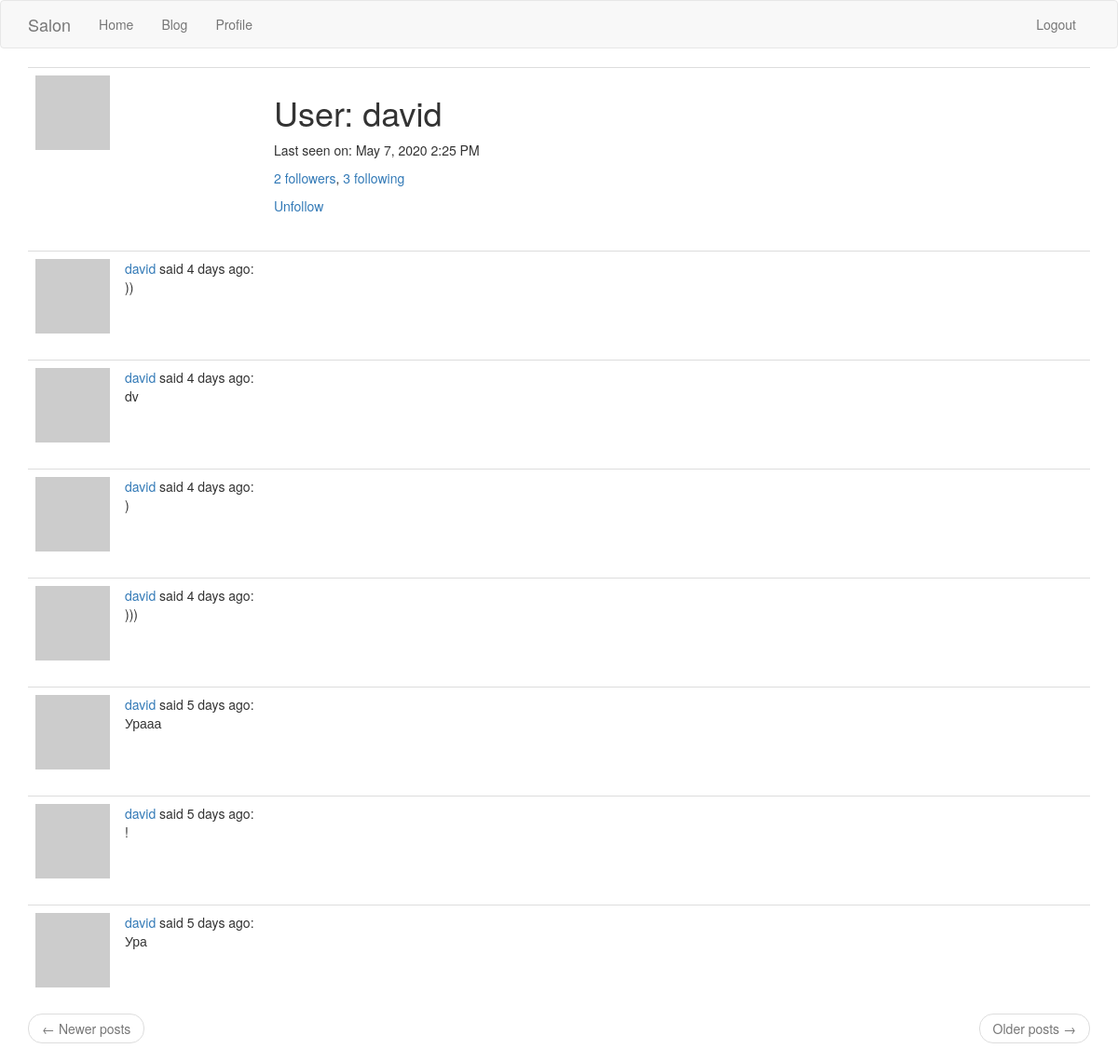
Before: /user/david (signed in) with the older database file.
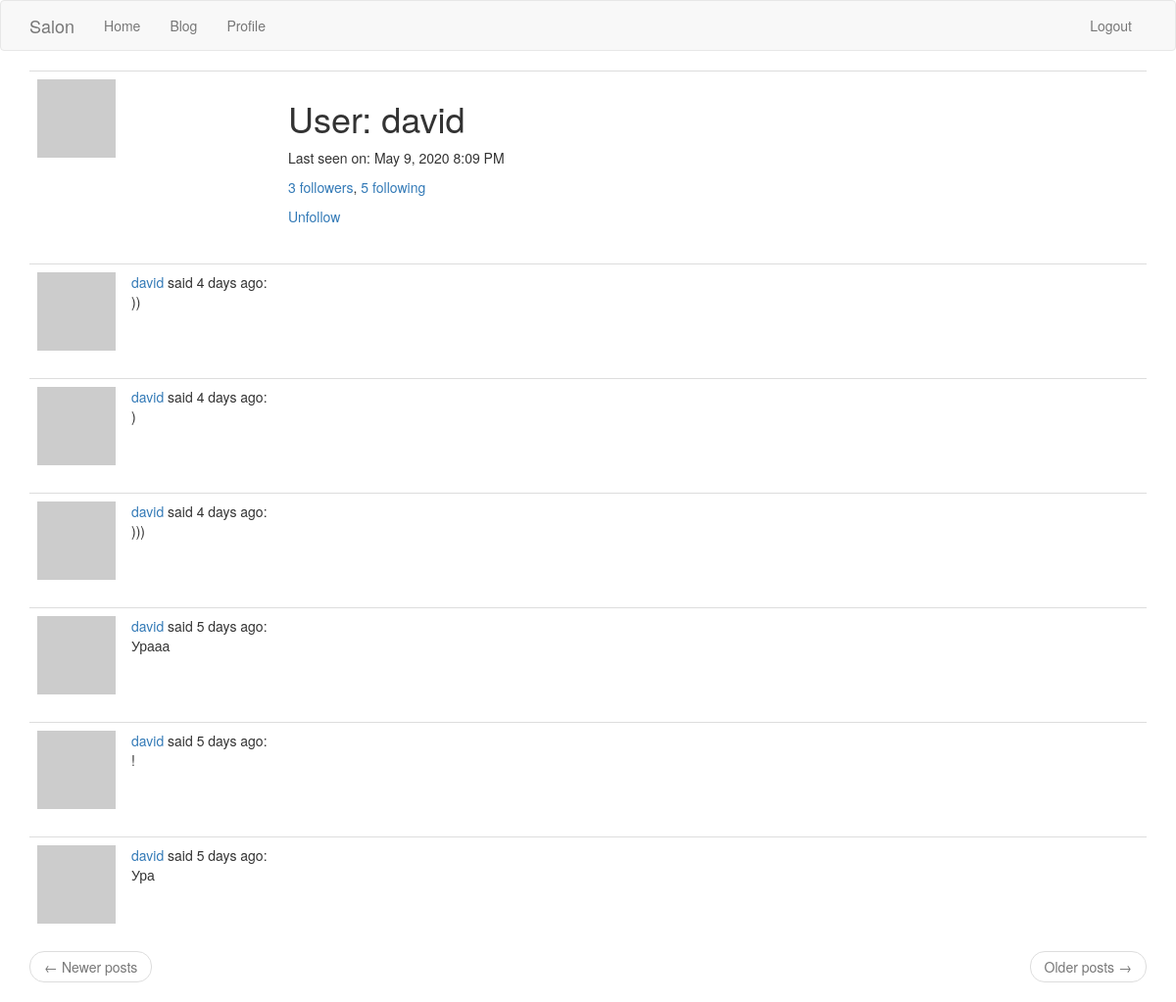
After: the same page with the newer database file.
### app/models.py (models this page shows, shortened)
class User(UserMixin, db.Model):
    id = db.Column(db.Integer, primary_key=True)
    username = db.Column(db.String(64), index=True, unique=True)
    email = db.Column(db.String(120), index=True, unique=True)
    password_hash = db.Column(db.String(128))
    posts = db.relationship('Post', backref='author', lazy='dynamic')
    sh_vars = db.relationship('Shedule', backref='person', lazy='dynamic')
    about_me = db.Column(db.String(140))
    last_seen = db.Column(db.DateTime, default=datetime.utcnow)
    master_id = db.Column(db.Integer)
    followed = db.relationship(
        'User', secondary=followers,
        primaryjoin=(followers.c.follower_id == id),
        secondaryjoin=(followers.c.followed_id == id),
        backref=db.backref('followers', lazy='dynamic'), lazy='dynamic')
    def is_following(self, user):
        return self.followed.filter(
            followers.c.followed_id == user.id).count() > 0
    def avatar(self, size):
        digest = md5(self.email.lower().encode('utf-8')).hexdigest()
        return 'https://www.gravatar.com/avatar/{}?d=identicon&s={}'.format(
            digest, size)

class Post(db.Model):
    id = db.Column(db.Integer, primary_key=True)
    body = db.Column(db.String(140))
    timestamp = db.Column(db.DateTime, index=True, default=datetime.utcnow)
    user_id = db.Column(db.Integer, db.ForeignKey('user.id'))
    language = db.Column(db.String(5))

### app/routes.py (the view, shortened to what this page needs)
@app.route('/user/<username>', methods = ['GET', 'POST'])
@login_required
def user(username):
    form = PostForm()
    user = User.query.filter_by(username = username).first_or_404()
    page = request.args.get('page', 1, type = int)
    posts = user.posts.order_by(Post.timestamp.desc()).paginate(
        page, app.config['POSTS_PER_PAGE'], False)
    next_url = (url_for('user', username = user.username, page = posts.next_num)
                if posts.has_next else None)
    prev_url = (url_for('user', username = user.username, page = posts.prev_num)
                if posts.has_prev else None)
    return render_template('user.html', form = form, user = user,
                           posts = posts.items, next_url = next_url,
                           prev_url = prev_url, title = user.username)

### app/models.py (called while the page is built)
@login.user_loader
def load_user(id):
    return User.query.get(int(id))

### app/routes.py (called while the page is built)
@app.before_request
def before_request():
    if current_user.is_authenticated:
        current_user.last_seen = datetime.utcnow()
        db.session.commit()
    g.locale = str(get_locale())

### app/templates/user.html (shortened to what this page needs)
{% extends "base.html" %}
{% import 'bootstrap/wtf.html' as wtf %}
{% block app_content %}
    <table class="table table-hover">
        <tr>
            <td width="256px"><img src="{{ user.avatar(256) }}"></td>
            <td>
                <h1>{{ _('User') }}: {{ user.username }}</h1>
                {% if user.last_seen %}
                <p>{{ _('Last seen on') }}: {{ moment(user.last_seen).format('LLL') }}</p>
                {% endif %}
                <p><a href="{{ url_for('followers', username=user.username) }}">{{ _('%(count)d followers', count=user.followers.count()) }}</a>,
				<a href="{{ url_for('followings', username=user.username) }}">{{ _('%(count)d following', count=user.followed.count()) }}</a>
				</p>
                {% if user == current_user %}
                <p><a href="{{ url_for('edit_profile') }}">{{ _('Edit your profile') }}</a></p>
                {% elif not current_user.is_following(user) %}
                <p><a href="{{ url_for('follow', username=user.username) }}">{{ _('Follow') }}</a></p>
                {% else %}
                <p><a href="{{ url_for('unfollow', username=user.username) }}">{{ _('Unfollow') }}</a></p>
                {% endif %}
            </td>
        </tr>
    </table>
    {% for post in posts %}
        {% include '_post.html' %}
    {% endfor %}
    <nav aria-label="...">
        <ul class="pager">
            <li class="previous{% if not prev_url %} disabled{% endif %}">
                <a href="{{ prev_url or '#' }}">
                    <span aria-hidden="true">&larr;</span> {{ _('Newer posts') }}
                </a>
            </li>
            <li class="next{% if not next_url %} disabled{% endif %}">
                <a href="{{ next_url or '#' }}">
                    {{ _('Older posts') }} <span aria-hidden="true">&rarr;</span>
                </a>
            </li>
        </ul>
    </nav>
{% endblock %}

### app/templates/base.html (shortened to what this page needs)
{% extends 'bootstrap/base.html' %}
{% block navbar %}
    <nav class="navbar navbar-default">
        <div class="container">
            <div class="navbar-header">
                <a class="navbar-brand" href="{{ url_for('index') }}">Salon</a>
            </div>
            <div class="collapse navbar-collapse" id="bs-example-navbar-collapse-1">
                <ul class="nav navbar-nav">
                    <li><a href="{{ url_for('index') }}">{{ _('Home') }}</a></li>
                    <li><a href="{{ url_for('blog') }}">{{ _('Blog') }}</a></li>
					{% if not current_user.is_anonymous %}
                    <li><a href="{{ url_for('user', username=current_user.username) }}">{{ _('Profile') }}</a></li>
					{% endif %}
                </ul>
                <ul class="nav navbar-nav navbar-right">
                    {% if current_user.is_anonymous %}
                    <li><a href="{{ url_for('login') }}">{{ _('Login') }}</a></li>
                    {% else %}
                    <li><a href="{{ url_for('logout') }}">{{ _('Logout') }}</a></li>
                    {% endif %}
                </ul>
            </div>
        </div>
    </nav>
{% endblock %}
{% block content %}
    <div class="container">
        {% block app_content %}{% endblock %}
    </div>
{% endblock %}

### app/templates/_post.html (shortened to what this page needs)
<table class="table table-hover">
    <tr>
        <td width="70px">
            <a href="{{ url_for('user', username=post.author.username) }}">
                <img src="{{ post.author.avatar(70) }}" />
            </a>
        </td>
        <td>
			{{ _('%(username)s said %(when)s:',
				username=user_link, when=moment(post.timestamp).fromNow()) }}
            <br>
            {{ post.body }}
        </td>
    </tr>
</table>

Changed rows visible on the page:
removed Post: body "dv"
changed User "david": last_seen "May 7, 2020 2:25 PM" → "May 9, 2020 8:09 PM"
Other visible differences:
text no longer shown: "2 followers 3 following"
text now shown: "3 followers 5 following"
